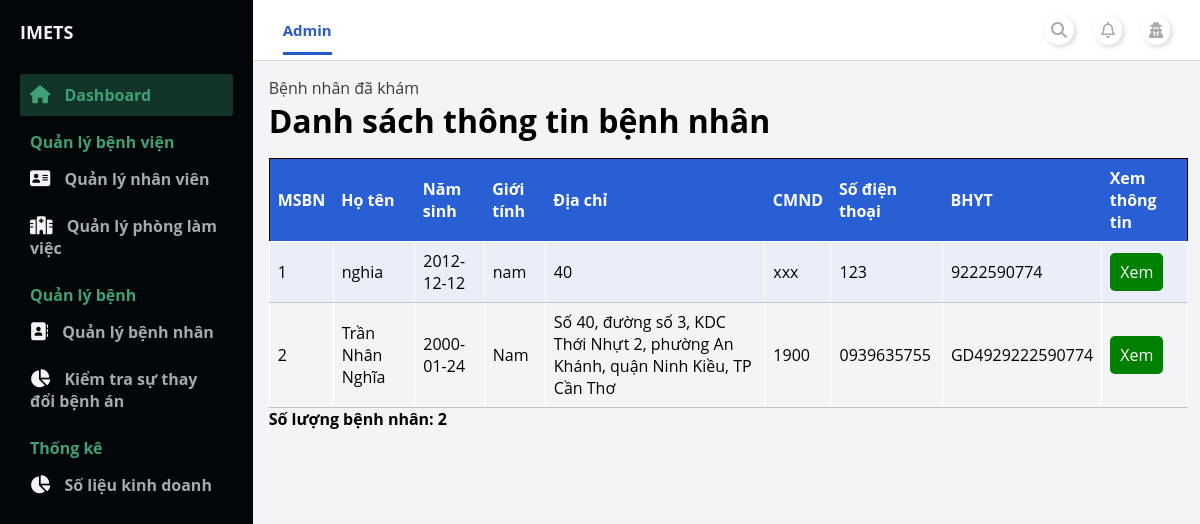
Before: /admin/index.php?page_layout=list_patientManagement (signed in) with the older database file.
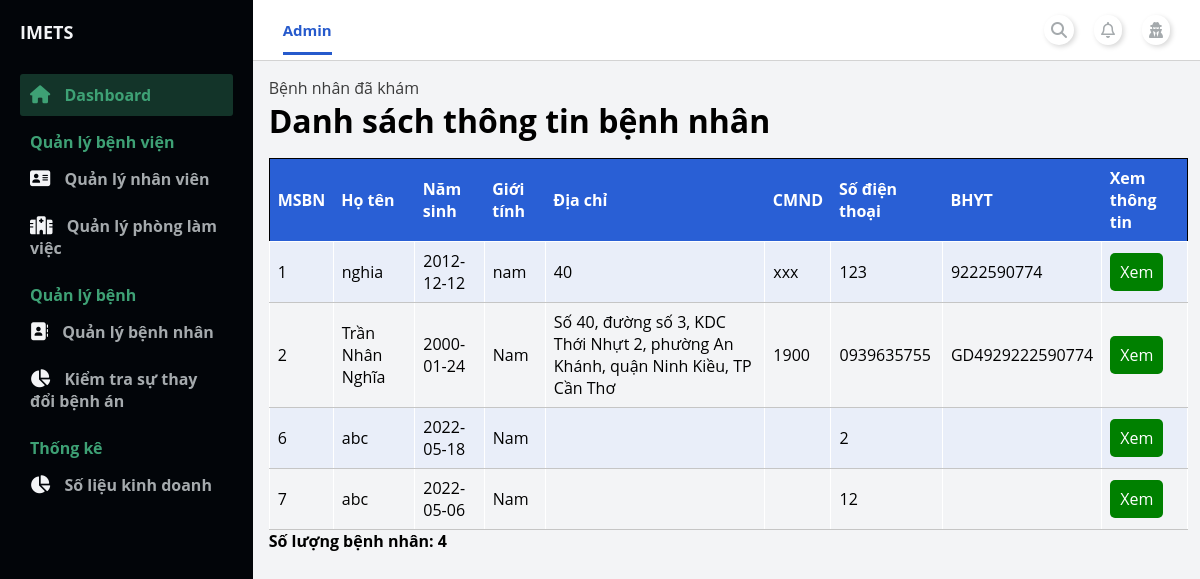
After: the same page with the newer database file.
### tables this page shows
CREATE TABLE `patient` (
  `ID_Patient` int(11) NOT NULL,
  `Name` varchar(100) NOT NULL,
  `DOB` date NOT NULL,
  `Sex` varchar(10) NOT NULL,
  `Address` varchar(200) DEFAULT NULL,
  `CMND` varchar(15) DEFAULT NULL,
  `PhoneNumber` varchar(25) NOT NULL,
  `ID_BHYT` varchar(20) DEFAULT NULL,
  `VoteRate` double NOT NULL,
  `UserName` varchar(100) NOT NULL,
  `Password` varchar(100) NOT NULL
);

### admin/modules_admin/patient_management/list_patientManagement.php (the view, shortened to what this page needs)
<main>
    <div class="container-table">
        <div class="link-nav-pages">
            <a href="">Bệnh nhân đã khám</a>
        </div>
        <div class="table-header">
            <h1>Danh sách thông tin bệnh nhân</h1>
        </div>
        <div class="table-body">
            <table class="table">
                <thead class="thead-dark">
                    <tr>
                        <th>MSBN</th>
                        <th>Họ tên</th>
                        <th>Năm sinh</th>
                        <th>Giới tính</th>
                        <th>Địa chỉ</th>
                        <th>CMND</th>
                        <th>Số điện thoại</th>
                        <th>BHYT</th>
                        <th>Xem thông tin</th>
                    </tr>
                </thead>
                <tbody>
                    <tr>
                        <?php
                            include './../config.php';
                            $sql = "SELECT * FROM patient";
                            $count_patient=0;
                            $query = mysqli_query($conn, $sql);
                            while($rows = mysqli_fetch_array($query)){ ?>
                            <tr>
                                <td><?php echo $rows["ID_Patient"] ?></td>
                                <td><?php echo $rows["Name"] ?></td>
                                <td><?php echo $rows["DOB"] ?></td>
                                <td><?php echo $rows["Sex"] ?></td>
                                <td><?php echo $rows["Address"] ?></td>
                                <td><?php echo $rows["CMND"] ?></td>
                                <td><?php echo $rows["PhoneNumber"] ?></td>
                                <td><?php echo $rows["ID_BHYT"] ?></td>
                                <?php $count_patient++ ?>
                                <td>
                                    <a href="./index.php?page_layout=patient_management&ID_Patient=<?php echo $rows["ID_Patient"] ?>" style="background-color: green;color: white;padding: 8px 10px;text-align: center;text-decoration: none;display: inline-block;border-radius: 5px;">
                                        Xem
                                    </a>
                                </td>
                            </tr>
                        <?php } ?>
                    </tr>
            </table>
            <p><b><?php echo 'Số lượng bệnh nhân: '. $count_patient ?></b></p>
        </div>
    </div>
</main>

Changed rows visible on the page:
added patient: ID_Patient "6", Name "abc", DOB "2022-05-18", Sex "Nam", PhoneNumber "2"
added patient: ID_Patient "7", Name "abc", DOB "2022-05-06", Sex "Nam", PhoneNumber "12"
Other visible differences:
$count_patient: "2" → "4"
